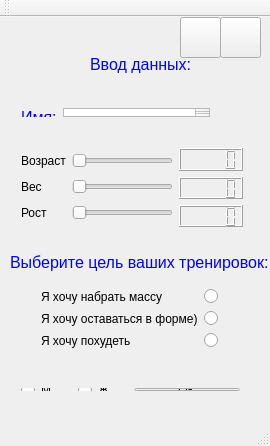
<?xml version="1.0" encoding="UTF-8"?>
<ui version="4.0">
 <class>MainDial</class>
 <widget class="QMainWindow" name="MainDial">
  <property name="geometry">
   <rect>
    <x>0</x>
    <y>0</y>
    <width>270</width>
    <height>446</height>
   </rect>
  </property>
  <property name="windowTitle">
   <string>A-Fit</string>
  </property>
  <widget class="QWidget" name="centralWidget">
   <widget class="QPushButton" name="dtButton">
    <property name="geometry">
     <rect>
      <x>220</x>
      <y>0</y>
      <width>41</width>
      <height>41</height>
     </rect>
    </property>
    <property name="styleSheet">
     <string notr="true">border-image:url(:/images/Dark.png)</string>
    </property>
    <property name="text">
     <string/>
    </property>
   </widget>
   <widget class="QPushButton" name="White">
    <property name="geometry">
     <rect>
      <x>180</x>
      <y>0</y>
      <width>41</width>
      <height>41</height>
     </rect>
    </property>
    <property name="styleSheet">
     <string notr="true">border-image: url(:/images/Sun.png);</string>
    </property>
    <property name="text">
     <string/>
    </property>
   </widget>
   <widget class="QLabel" name="label">
    <property name="geometry">
     <rect>
      <x>90</x>
      <y>30</y>
      <width>111</width>
      <height>36</height>
     </rect>
    </property>
    <property name="text">
     <string>&lt;html&gt;&lt;head/&gt;&lt;body&gt;&lt;p&gt;&lt;span style=&quot; font-size:12pt; color:#0000ff;&quot;&gt;Ввод данных:&lt;/span&gt;&lt;/p&gt;&lt;/body&gt;&lt;/html&gt;</string>
    </property>
   </widget>
   <widget class="QWidget" name="layoutWidget_2">
    <property name="geometry">
     <rect>
      <x>10</x>
      <y>360</y>
      <width>241</width>
      <height>25</height>
     </rect>
    </property>
    <layout class="QHBoxLayout" name="horizontalLayout_4">
     <item>
      <layout class="QHBoxLayout" name="horizontalLayout_5">
       <item>
        <widget class="QRadioButton" name="menRB_2">
         <property name="text">
          <string>M</string>
         </property>
        </widget>
       </item>
       <item>
        <widget class="QRadioButton" name="fRB_2">
         <property name="text">
          <string>Ж</string>
         </property>
        </widget>
       </item>
      </layout>
     </item>
     <item>
      <widget class="QPushButton" name="confirmButton_2">
       <property name="text">
        <string>OK</string>
       </property>
      </widget>
     </item>
    </layout>
   </widget>
   <widget class="QWidget" name="horizontalLayoutWidget">
    <property name="geometry">
     <rect>
      <x>10</x>
      <y>80</y>
      <width>211</width>
      <height>31</height>
     </rect>
    </property>
    <layout class="QHBoxLayout" name="horizontalLayout_6">
     <item>
      <widget class="QLabel" name="label_6">
       <property name="text">
        <string>&lt;html&gt;&lt;head/&gt;&lt;body&gt;&lt;p&gt;&lt;span style=&quot; font-size:12pt; color:#0000ff;&quot;&gt;Имя:&lt;/span&gt;&lt;/p&gt;&lt;/body&gt;&lt;/html&gt;</string>
       </property>
      </widget>
     </item>
     <item>
      <widget class="QPlainTextEdit" name="nameTEdit_2"/>
     </item>
    </layout>
   </widget>
   <widget class="QLabel" name="label_7">
    <property name="geometry">
     <rect>
      <x>10</x>
      <y>10</y>
      <width>71</width>
      <height>71</height>
     </rect>
    </property>
    <property name="text">
     <string/>
    </property>
    <property name="pixmap">
     <pixmap resource="resources.qrc">:/images/adduser.png</pixmap>
    </property>
   </widget>
   <widget class="QWidget" name="layoutWidget">
    <property name="geometry">
     <rect>
      <x>10</x>
      <y>120</y>
      <width>244</width>
      <height>101</height>
     </rect>
    </property>
    <layout class="QGridLayout" name="gridLayout_3">
     <item row="1" column="1">
      <widget class="QLCDNumber" name="massNumber_2"/>
     </item>
     <item row="0" column="1">
      <widget class="QLCDNumber" name="ageNumber_2"/>
     </item>
     <item row="2" column="1">
      <widget class="QLCDNumber" name="heightNumber_2"/>
     </item>
     <item row="0" column="0" rowspan="3">
      <layout class="QGridLayout" name="gridLayout_4">
       <item row="1" column="1">
        <widget class="QSlider" name="massSlider_2">
         <property name="maximum">
          <number>200</number>
         </property>
         <property name="orientation">
          <enum>Qt::Horizontal</enum>
         </property>
        </widget>
       </item>
       <item row="0" column="0">
        <widget class="QLabel" name="label_8">
         <property name="text">
          <string>Возраст</string>
         </property>
        </widget>
       </item>
       <item row="2" column="1">
        <widget class="QSlider" name="heightSlider_2">
         <property name="maximum">
          <number>250</number>
         </property>
         <property name="orientation">
          <enum>Qt::Horizontal</enum>
         </property>
        </widget>
       </item>
       <item row="1" column="0">
        <widget class="QLabel" name="label_9">
         <property name="frameShape">
          <enum>QFrame::NoFrame</enum>
         </property>
         <property name="text">
          <string>Вес</string>
         </property>
        </widget>
       </item>
       <item row="0" column="1">
        <widget class="QSlider" name="ageSlider_2">
         <property name="maximum">
          <number>100</number>
         </property>
         <property name="orientation">
          <enum>Qt::Horizontal</enum>
         </property>
        </widget>
       </item>
       <item row="2" column="0">
        <widget class="QLabel" name="label_10">
         <property name="text">
          <string>Рост</string>
         </property>
        </widget>
       </item>
      </layout>
     </item>
    </layout>
   </widget>
   <widget class="QLabel" name="label_2">
    <property name="geometry">
     <rect>
      <x>10</x>
      <y>230</y>
      <width>261</width>
      <height>31</height>
     </rect>
    </property>
    <property name="text">
     <string>&lt;html&gt;&lt;head/&gt;&lt;body&gt;&lt;p&gt;&lt;span style=&quot; font-size:12pt; color:#0000ff;&quot;&gt;Выберите цель ваших тренировок:&lt;/span&gt;&lt;/p&gt;&lt;/body&gt;&lt;/html&gt;</string>
    </property>
   </widget>
   <widget class="QWidget" name="gridLayoutWidget">
    <property name="geometry">
     <rect>
      <x>30</x>
      <y>260</y>
      <width>301</width>
      <height>83</height>
     </rect>
    </property>
    <layout class="QGridLayout" name="gridLayout_2">
     <item row="1" column="1">
      <widget class="QRadioButton" name="TR2">
       <property name="text">
        <string/>
       </property>
      </widget>
     </item>
     <item row="2" column="1">
      <widget class="QRadioButton" name="TR3">
       <property name="text">
        <string/>
       </property>
      </widget>
     </item>
     <item row="0" column="1">
      <widget class="QRadioButton" name="TR1">
       <property name="text">
        <string/>
       </property>
      </widget>
     </item>
     <item row="0" column="0">
      <widget class="QLabel" name="label_3">
       <property name="text">
        <string>Я хочу набрать массу</string>
       </property>
      </widget>
     </item>
     <item row="1" column="0">
      <widget class="QLabel" name="label_4">
       <property name="text">
        <string>Я хочу оставаться в форме)</string>
       </property>
      </widget>
     </item>
     <item row="2" column="0">
      <widget class="QLabel" name="label_5">
       <property name="text">
        <string>Я хочу похудеть</string>
       </property>
      </widget>
     </item>
    </layout>
   </widget>
  </widget>
  <widget class="QMenuBar" name="menuBar">
   <property name="geometry">
    <rect>
     <x>0</x>
     <y>0</y>
     <width>270</width>
     <height>21</height>
    </rect>
   </property>
  </widget>
  <widget class="QToolBar" name="mainToolBar">
   <attribute name="toolBarArea">
    <enum>TopToolBarArea</enum>
   </attribute>
   <attribute name="toolBarBreak">
    <bool>false</bool>
   </attribute>
  </widget>
  <widget class="QStatusBar" name="statusBar"/>
 </widget>
 <layoutdefault spacing="6" margin="11"/>
 <resources>
  <include location="resources.qrc"/>
 </resources>
 <connections/>
</ui>
